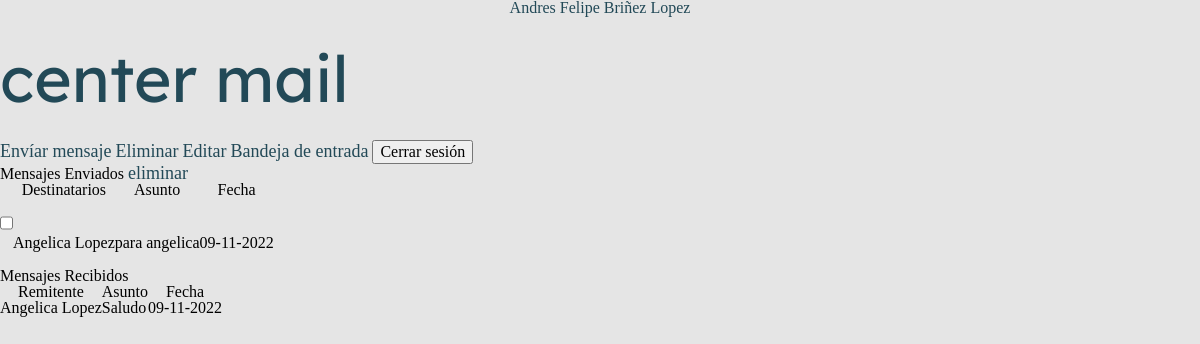
The page /inicio (signed in) on the database as committed earlier.
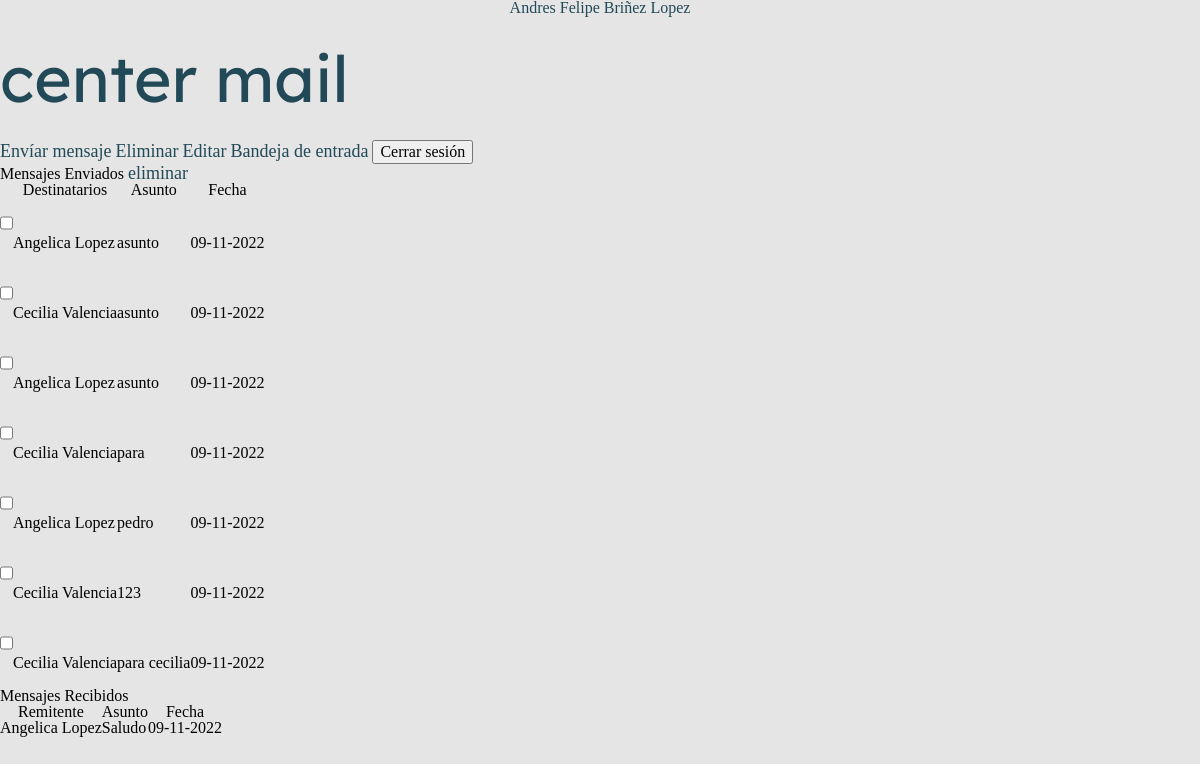
The same page on the database as committed later.
### tables this page shows
CREATE TABLE mensajes (mensajeID INTEGER PRIMARY KEY UNIQUE NOT NULL, asunto CHAR NOT NULL, mensaje CHAR NOT NULL, fecha CHAR NOT NULL, "from" CHAR NOT NULL, "to" INTEGER NOT NULL);

CREATE TABLE usuarios (id INTEGER PRIMARY KEY UNIQUE NOT NULL, name CHAR NOT NULL, password CHAR NOT NULL, correo CHAR NOT NULL, estado CHAR NOT NULL, codigoActivacion CHAR NOT NULL);

### app.py (the view)
@app.route('/inicio',methods=['GET','POST'])
def inicio():
    if 'id' in session:
        userName=session['userName']
        print(userName)
        print(session['id'])
        Enviados=DB.MensajesEnviados(userName)
        Recibidos=DB.MensajesRecibidos(userName)
        print(Enviados)
        print(Recibidos)
        return render_template('index.html',messagesEnd=Enviados,messagesRecibidos=Recibidos)
    else:
        return render_template('accesoDenegado.html')

### controller.py (called while the page is built)
def conexionDB():
    try:
        con =sql.connect('DB.db')
        print('Conexion exitosa')
        return con
    except Exception as error:
        print("Error Conexión",error )

def ejecutarSentenciaSQL(sql):
    try:
        conexion=conexionDB()
        cursor=conexion.cursor()#  cursor el cual es el que ejecuta las consultas sql
        cursor.execute(sql) # ejecuta la sentencia
        print('Sentencia ejecutada')
        conexion.commit() # realiza la sentencia sql
        resultado=cursor.fetchall()
        return resultado
    except Exception as e:
        print("Error al ejecutar la sentencia: " + str(e))
        return False

def MensajesEnviados(origen):
    try:
        sql= "SELECT \"mensajeID\", u.\"name\",asunto,fecha FROM mensajes m  JOIN usuarios u ON m.\"to\"  = u.id WHERE \"from\" = '"+origen+"' ORDER BY fecha DESC ;"
        print(sql)
        resultado=ejecutarSentenciaSQL(sql)
        print(resultado)
        if (len(resultado)>0):
            return resultado # existen mensajes
        else :
            return 'no mensajes' # no hay mensajes
    except Exception as e:
        print("Error al traer los datos: " + str(e))

def MensajesRecibidos(origen):
    try:
        sql= "SELECT \"mensajeID\",\"from\",asunto,fecha,u.\"name\" FROM mensajes m  JOIN usuarios u ON m.\"to\"  = u.id WHERE \"name\" = '"+origen+"' ORDER BY fecha DESC ;"
        print(sql)
        resultado= ejecutarSentenciaSQL(sql)
        print(resultado)
        if (len(resultado)>0):
            return resultado # existe
        else :
            return 'no mensajes' # no existe
    except Exception as e:
        print("Error al traer los datos: " + str(e))

### templates/index.html (shortened to what this page needs)
{%extends 'base.html'%}
{% block body %}
    {% if session['userName'] %}
        <p>{{ session['userName'] }}</p>
    {% endif %}
    <h1>center mail</h1>
    <nav>
        <a href="{{url_for('sendMessage')}}">Envíar mensaje</a>
        <a href="">Eliminar</a>
        <a href="{{url_for('edit')}}">Editar</a>
        <a href="">Bandeja de entrada</a>
        <button id="logout">
            Cerrar sesión
        </button>
    </nav>
    {% if messagesEnd != 'no mensajes' %}
        <caption>Mensajes Enviados</caption>
        <a class="btnEliminar" href="">eliminar</a>
         <table>
            <thead>
                <tr>
                    <th></th>
                    <th>Destinatarios</th>
                    <th>Asunto</th>
                    <th>Fecha</th>
                </tr>
            </thead>
            <tbody>
        {% for message in messagesEnd %}
            <tr>
                <td><input class="checkbox" type="checkbox" name="message" value="{{message[0]}}"></td>
                <td>{{message[1]}}</td>
                <td>{{message[2]}}</td>
                <td>{{message[3]}}</td>
            </tr>
        {% endfor %}
            </tbody>
        </table>
    {% else %}
        <p>No hay mensajes enviados</p>
    {% endif %}
    {% if messagesRecibidos != 'no mensajes' %}
    <caption>Mensajes Recibidos</caption>
    <table>
        <thead>
            <tr>
                <th>Remitente</th>
                <th>Asunto</th>
                <th>Fecha</th>
            </tr>
        </thead>
        <tbody>
    {% for message in messagesRecibidos %}
        <tr>
            <td>{{message[1]}}</td>
            <td>{{message[2]}}</td>
            <td>{{message[3]}}</td>
        </tr>
    {% endfor %}
        </tbody>
    </table>
{% else %}
    <p>No hay mensajes recibidos</p>
{% endif %}
{% endblock %}

### templates/base.html (shortened to what this page needs)
<!DOCTYPE html>
<html lang="es">
<head>
    <link rel="stylesheet" href="/static/css/normalize.css">
    <link rel="stylesheet" href="/static/css/reset.css">
    {% block style  %} {% endblock %}
</head>
<body>
    {% block body  %} {% endblock %}
</body>
</html>

### static/css/form.css (style rules this page uses)
body { background: #E5E5E5; height: 100vh; }
h1 { font-family: 'Lexend Deca'; font-size: 64px; color: #224957; margin-bottom: 30px; }
p { text-align: center; color: #224957; margin-bottom: 30px; font-weight: 500; }
input { width: 100%; height: 50px; border: none; border-radius: 5px; margin-bottom: 20px; padding-left: 10px; font-size: 18px; font-family: 'Lexend Deca'; color: #E5E5E5; background-color: #224957; }
::placeholder { color: #E5E5E5; }
a { text-decoration: none; color: #224957; font-weight: 500; font-size: 18px; margin-top: 15px ; }

Rows that differ between the two databases and show on the page:
changed mensajes (number 1 of 8 on the later page): asunto "para angelica" → "asunto"
added mensajes: name "Cecilia Valencia", asunto "asunto", fecha "09-11-2022", shown under "center mail"
added mensajes: name "Angelica Lopez", asunto "asunto", fecha "09-11-2022", shown under "center mail"
added mensajes: name "Cecilia Valencia", asunto "para", fecha "09-11-2022", shown under "center mail"
added mensajes: name "Angelica Lopez", asunto "pedro", fecha "09-11-2022", shown under "center mail"
added mensajes: name "Cecilia Valencia", asunto "123", fecha "09-11-2022", shown under "center mail"
added mensajes: name "Cecilia Valencia", asunto "para cecilia", fecha "09-11-2022", shown under "center mail"
